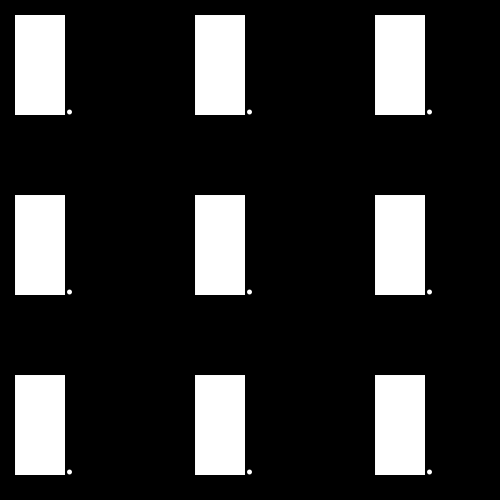
Frame 1 (no input)
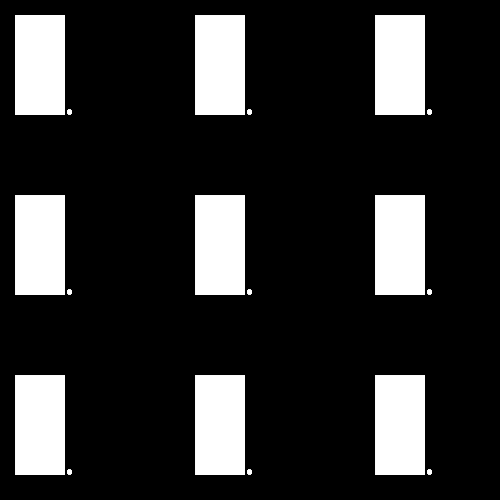
Frame 60 (the mouse pressed at the canvas centre just before this capture)
Frame 120 (the mouse held since frame 60 and released just before this capture): identical to frame 60, image omitted

The Processing sketch that drew these frames (run headless with seeded random() and noise(); from frame 60 on, the mouse is pressed at the canvas centre):

// Processing sketch: processing_61092
// ── processing_61092.pde

void setup(){
   smooth();
   size(500,500); 
   background(0);
  
}
void draw() {
   noStroke();
   fill(255);
   
   for(int i=15; i < width; i =i + 180){
 for(int j=15; j< height; j = j + 180) {
  
rect(i,j,50,100);
stroke(2,5);
ellipse(i + 54.5,j + 97,5,5);

 }
 }}
